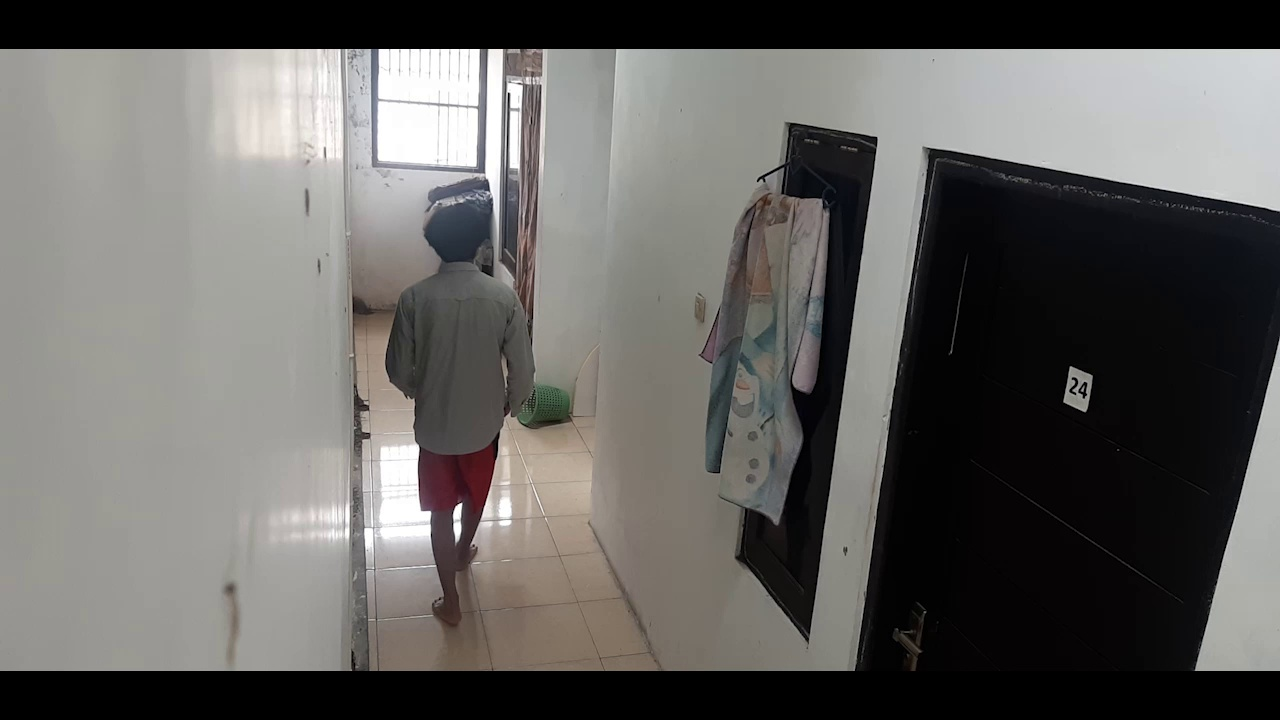
#> input picture tools/UI/first_frame.jpg, 1280 x 720 px, found by its file name
$ python extract_patches.py
#> lines starting #> are read from the running program, lines starting #| are printed output that depends on the picture
import cv2
import numpy as np
import cv2
import matplotlib.pyplot as plt
# %matplotlib inline  # if you are running this code in Jupyter notebook

tlbr = [
    [
        410, #left
        180, #top
        500, # right point from left
        500 # bottom point from top
        ],
    # [
    #     600, #left
    #     180, #top
    #     680, # right point from left
    #     1000 # bottom point from top
    #     ]
]

def getPatch(img, dets):
    # if dets is None or np.size(dets == 0):
    #     return []
    H, W, _ = np.shape(img)
    print(H, W)
    batch_patcehs = []
    patches = []

    for d in (dets):
        tlbr = d
        print(tlbr)
        tlbr[0] = max(0, tlbr[0])
        tlbr[1] = max(0, tlbr[1])
        tlbr[2] = min(W - 1, tlbr[2])
        tlbr[3] = min(H - 1, tlbr[3])
        patch = img[
            tlbr[1]:tlbr[3],
            tlbr[0]:tlbr[2],
            :
        ]
        print(tlbr)
        # patch = patch[:, :, ::-1] # Konversi Bgr2rgb
        print(patch)
        patch = cv2.resize(patch, (128, 256))

        # show image
        cv2.imshow('image',patch)
        # cv2.namedWindow("1", cv2.WINDOW_NORMAL)
        cv2.waitKey(0)
        cv2.destroyAllWindows()

    pass

if __name__ == "__main__":
    img = cv2.imread('tools/UI/first_frame.jpg')
#> img is the input picture: shape (720, 1280, 3); mean B, G, R 96.5, 99, 100.5
    getPatch(img, tlbr)
#| 720 1280
#> the loop in getPatch, `for d in (dets):` made 1 pass
#> (printed output is left out)
#> pass 1, in getPatch, `patch = img[ tlbr[1]:tlbr[3], tlbr[0]:tlbr[2], : ]`:
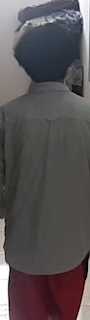
#> patch: shape (320, 90, 3); mean B, G, R 83.4, 81.9, 87.6
#> pass 1, in getPatch, `patch = cv2.resize(patch, (128, 256))`:
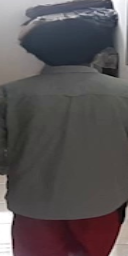
#> patch: shape (256, 128, 3); mean B, G, R 83.3, 81.8, 87.5
    print("hah")
